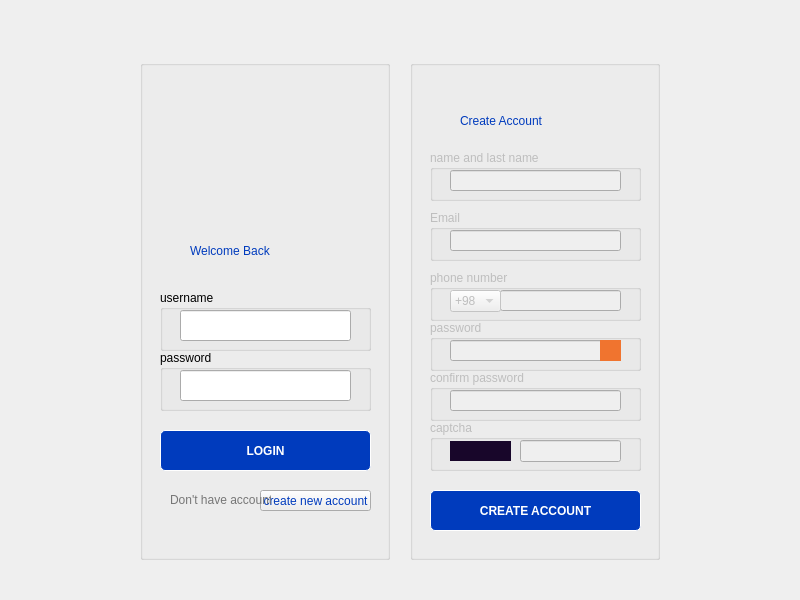
<?xml version="1.0" encoding="UTF-8"?>
<ui version="4.0">
 <class>signin_page</class>
 <widget class="QMainWindow" name="signin_page">
  <property name="geometry">
   <rect>
    <x>0</x>
    <y>0</y>
    <width>800</width>
    <height>600</height>
   </rect>
  </property>
  <property name="windowTitle">
   <string>MainWindow</string>
  </property>
  <widget class="QWidget" name="centralwidget">
   <widget class="QLabel" name="label">
    <property name="geometry">
     <rect>
      <x>0</x>
      <y>0</y>
      <width>800</width>
      <height>600</height>
     </rect>
    </property>
    <property name="text">
     <string/>
    </property>
   </widget>
   <widget class="QGroupBox" name="groupBox_2">
    <property name="enabled">
     <bool>false</bool>
    </property>
    <property name="geometry">
     <rect>
      <x>410</x>
      <y>60</y>
      <width>250</width>
      <height>500</height>
     </rect>
    </property>
    <property name="title">
     <string/>
    </property>
    <widget class="QPushButton" name="pushButton_3">
     <property name="geometry">
      <rect>
       <x>20</x>
       <y>430</y>
       <width>211</width>
       <height>41</height>
      </rect>
     </property>
     <property name="styleSheet">
      <string notr="true">QPushButton
{
	background-color: #003bbd;
	color: rgb(255, 255, 255);
	font-weight: bold;
	border-style: solid;
	border-width: 1px;
	border-radius: 5px;
	padding: 10px;
	font: 700 9pt &quot;Exo 2&quot;;


}
</string>
     </property>
     <property name="text">
      <string>CREATE ACCOUNT</string>
     </property>
    </widget>
    <widget class="QLabel" name="label_3">
     <property name="geometry">
      <rect>
       <x>50</x>
       <y>40</y>
       <width>151</width>
       <height>41</height>
      </rect>
     </property>
     <property name="styleSheet">
      <string notr="true">QWidget
{
	color: #003bbd;
  	font: 900 14pt &quot;Exo 2&quot;;
}</string>
     </property>
     <property name="text">
      <string>Create Account</string>
     </property>
    </widget>
    <widget class="QGroupBox" name="groupBox_5">
     <property name="geometry">
      <rect>
       <x>20</x>
       <y>90</y>
       <width>211</width>
       <height>51</height>
      </rect>
     </property>
     <property name="title">
      <string>name and last name</string>
     </property>
     <widget class="QLineEdit" name="lineEdit_3">
      <property name="geometry">
       <rect>
        <x>20</x>
        <y>20</y>
        <width>171</width>
        <height>21</height>
       </rect>
      </property>
     </widget>
    </widget>
    <widget class="QGroupBox" name="groupBox_6">
     <property name="geometry">
      <rect>
       <x>20</x>
       <y>150</y>
       <width>211</width>
       <height>51</height>
      </rect>
     </property>
     <property name="title">
      <string>Email</string>
     </property>
     <widget class="QLineEdit" name="lineEdit_4">
      <property name="geometry">
       <rect>
        <x>20</x>
        <y>20</y>
        <width>171</width>
        <height>21</height>
       </rect>
      </property>
     </widget>
    </widget>
    <widget class="QGroupBox" name="groupBox_7">
     <property name="geometry">
      <rect>
       <x>20</x>
       <y>210</y>
       <width>211</width>
       <height>51</height>
      </rect>
     </property>
     <property name="title">
      <string>phone number</string>
     </property>
     <widget class="QLineEdit" name="lineEdit_11">
      <property name="geometry">
       <rect>
        <x>70</x>
        <y>20</y>
        <width>121</width>
        <height>21</height>
       </rect>
      </property>
     </widget>
     <widget class="QComboBox" name="comboBox">
      <property name="geometry">
       <rect>
        <x>20</x>
        <y>20</y>
        <width>51</width>
        <height>22</height>
       </rect>
      </property>
      <item>
       <property name="text">
        <string>+98</string>
       </property>
      </item>
      <item>
       <property name="text">
        <string>+1</string>
       </property>
      </item>
      <item>
       <property name="text">
        <string>+44</string>
       </property>
      </item>
      <item>
       <property name="text">
        <string>+65</string>
       </property>
      </item>
     </widget>
    </widget>
    <widget class="QGroupBox" name="groupBox_14">
     <property name="geometry">
      <rect>
       <x>20</x>
       <y>260</y>
       <width>211</width>
       <height>51</height>
      </rect>
     </property>
     <property name="title">
      <string>password</string>
     </property>
     <widget class="QLineEdit" name="pass">
      <property name="geometry">
       <rect>
        <x>20</x>
        <y>20</y>
        <width>171</width>
        <height>21</height>
       </rect>
      </property>
      <property name="echoMode">
       <enum>QLineEdit::Normal</enum>
      </property>
     </widget>
     <widget class="QPushButton" name="pushButton_7">
      <property name="geometry">
       <rect>
        <x>170</x>
        <y>20</y>
        <width>21</width>
        <height>21</height>
       </rect>
      </property>
      <property name="styleSheet">
       <string notr="true">QPushButton
{
	background-color: #f0742f;
	color: #fff;
	font-weight: bold;
	border-style: solid;
	border-width: 1px;
	border-radius: 17px;
	border-color: #f0742f;
	padding: 10px;

}
</string>
      </property>
      <property name="text">
       <string/>
      </property>
     </widget>
    </widget>
    <widget class="QGroupBox" name="groupBox_15">
     <property name="geometry">
      <rect>
       <x>20</x>
       <y>310</y>
       <width>211</width>
       <height>51</height>
      </rect>
     </property>
     <property name="title">
      <string>confirm password</string>
     </property>
     <widget class="QLineEdit" name="lineEdit_13">
      <property name="geometry">
       <rect>
        <x>20</x>
        <y>20</y>
        <width>171</width>
        <height>21</height>
       </rect>
      </property>
     </widget>
    </widget>
    <widget class="QGroupBox" name="groupBox_16">
     <property name="geometry">
      <rect>
       <x>20</x>
       <y>360</y>
       <width>211</width>
       <height>51</height>
      </rect>
     </property>
     <property name="title">
      <string>captcha</string>
     </property>
     <widget class="QLabel" name="label_8">
      <property name="geometry">
       <rect>
        <x>20</x>
        <y>21</y>
        <width>61</width>
        <height>20</height>
       </rect>
      </property>
      <property name="styleSheet">
       <string notr="true">QWidget
{
	background-color:#18062a  ;
	color: #000000;

}</string>
      </property>
      <property name="text">
       <string/>
      </property>
     </widget>
     <widget class="QLineEdit" name="lineEdit_14">
      <property name="geometry">
       <rect>
        <x>90</x>
        <y>20</y>
        <width>101</width>
        <height>22</height>
       </rect>
      </property>
     </widget>
    </widget>
   </widget>
   <widget class="QGroupBox" name="groupBox_3">
    <property name="geometry">
     <rect>
      <x>140</x>
      <y>60</y>
      <width>250</width>
      <height>500</height>
     </rect>
    </property>
    <property name="styleSheet">
     <string notr="true">QWidget
{
	
	font: 9pt &quot;Exo 2&quot;;

}</string>
    </property>
    <property name="title">
     <string/>
    </property>
    <widget class="QPushButton" name="pushButton">
     <property name="geometry">
      <rect>
       <x>20</x>
       <y>370</y>
       <width>211</width>
       <height>41</height>
      </rect>
     </property>
     <property name="styleSheet">
      <string notr="true">QPushButton
{
	background-color: #003bbd;
	color: rgb(255, 255, 255);
	font-weight: bold;
	border-style: solid;
	border-width: 1px;
	border-radius: 5px;
	padding: 10px;
	font: 700 9pt &quot;Exo 2&quot;;
}
</string>
     </property>
     <property name="text">
      <string>LOGIN</string>
     </property>
    </widget>
    <widget class="QLabel" name="label_2">
     <property name="geometry">
      <rect>
       <x>50</x>
       <y>170</y>
       <width>151</width>
       <height>41</height>
      </rect>
     </property>
     <property name="styleSheet">
      <string notr="true">QWidget
{
	color: #003bbd;
  	font: 900 14pt &quot;Exo 2&quot;;
}</string>
     </property>
     <property name="text">
      <string>Welcome Back</string>
     </property>
    </widget>
    <widget class="QGroupBox" name="groupBox">
     <property name="geometry">
      <rect>
       <x>20</x>
       <y>230</y>
       <width>211</width>
       <height>61</height>
      </rect>
     </property>
     <property name="title">
      <string>username</string>
     </property>
     <widget class="QLineEdit" name="lineEdit">
      <property name="geometry">
       <rect>
        <x>20</x>
        <y>20</y>
        <width>171</width>
        <height>31</height>
       </rect>
      </property>
     </widget>
    </widget>
    <widget class="QGroupBox" name="groupBox_4">
     <property name="geometry">
      <rect>
       <x>20</x>
       <y>290</y>
       <width>211</width>
       <height>61</height>
      </rect>
     </property>
     <property name="title">
      <string>password</string>
     </property>
     <widget class="QLineEdit" name="lineEdit_2">
      <property name="geometry">
       <rect>
        <x>20</x>
        <y>20</y>
        <width>171</width>
        <height>31</height>
       </rect>
      </property>
     </widget>
    </widget>
    <widget class="QPushButton" name="pushButton_2">
     <property name="geometry">
      <rect>
       <x>120</x>
       <y>430</y>
       <width>111</width>
       <height>21</height>
      </rect>
     </property>
     <property name="styleSheet">
      <string notr="true">QWidget
{
	color: #003bbd;
  	font: 400 8pt &quot;Exo 2&quot;;
}</string>
     </property>
     <property name="text">
      <string>create new account</string>
     </property>
    </widget>
    <widget class="QLabel" name="label_4">
     <property name="geometry">
      <rect>
       <x>30</x>
       <y>430</y>
       <width>101</width>
       <height>20</height>
      </rect>
     </property>
     <property name="styleSheet">
      <string notr="true">QWidget
{
	color: rgb(118, 118, 118);
  	font: 400 8pt &quot;Exo 2&quot;;
}</string>
     </property>
     <property name="text">
      <string>Don't have account?</string>
     </property>
    </widget>
   </widget>
  </widget>
 </widget>
 <resources/>
 <connections/>
</ui>
